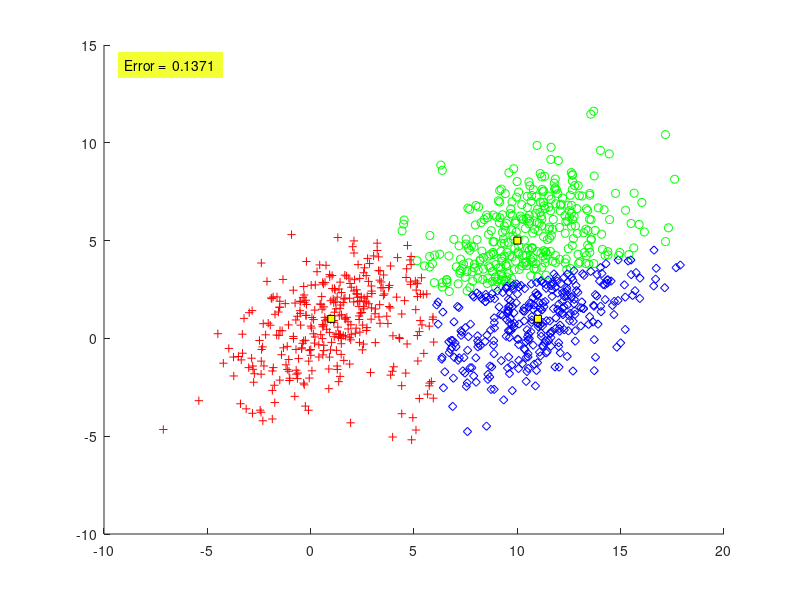

Write the MATLAB code that produced this figure.
function Pe=P2_5_Euclidean()
N=1000;
m=[1 10 11;1 5 1];
S(:,:,1)=[7 4;4 5];
S(:,:,2)=[5 3;3 5];
S(:,:,3)=[7 4;4 5];
P=[1/3 1/3 1/3 ];

%% (A)
X=[];
y=[];
[l,c]=size(m);
for j=1:c
% Generating the [p(j)*N)] vectors from each distribution
temp=mvnrnd(m(:,j),S(:,:,j),fix(P(j)*N));
% The total number of points may be slightly less than N
% due to the fix operator
X=[X ;temp];
y=[y ones(1,fix(P(j)*N))*j];
end

%% B
% l=dimensionality, c=no. of classes
[l,N]=size(X'); % N=no. of vectors
for i=1:N
for j=1:c
 t(j)=sqrt((X(i,:)'-m(:,j))'*(X(i,:)'-m(:,j)));

end
% Determining the maximum quantity Pi*p(x|wi)
 [num,z(i)]=min(t(:));
end
plot_data(X,z,m);
%% C
Pe=compute_error(y,z);
xx=axis;

text(xx(1)+1,xx(4)-1,...
['Error =  ' num2str(Pe,4)],...
'HorizontalAlignment','left',... 
 'BackgroundColor',[.95 1 0.2],...
 'Margin',5);
end
%%
function clas_error=compute_error(y,y_est)
[q,N]=size(y); % N= no. of vectors
c=max(y); % Determining the number of classes
clas_error=0; % Counting the misclassified vectors
for i=1:N
if(y(i) ~= y_est(i))
clas_error=clas_error+1;
end
end
% Computing the classification error
clas_error =clas_error/N;
end
%% 
function plot_data(X,y,m)
[l,N]=size(X'); % N=no. of data vectors, l=dimensionality
[l,c]=size(m); % c=no. of classes
if(l ~=2)
fprintf('NO PLOT CAN BE GENERATED\n')
return
end
pale=['r+'; 'go'; 'bd'];
figure(2)
% Plot of the data vectors
hold on

for k=1:N
plot(X(k,1),X(k,2),pale(y(k),:))
end
% Plot of the class means
for j=1:c
plot(m(1,j),m(2,j),'--ks',...
                'MarkerFaceColor','y',...
                'MarkerSize',5)
end
end
